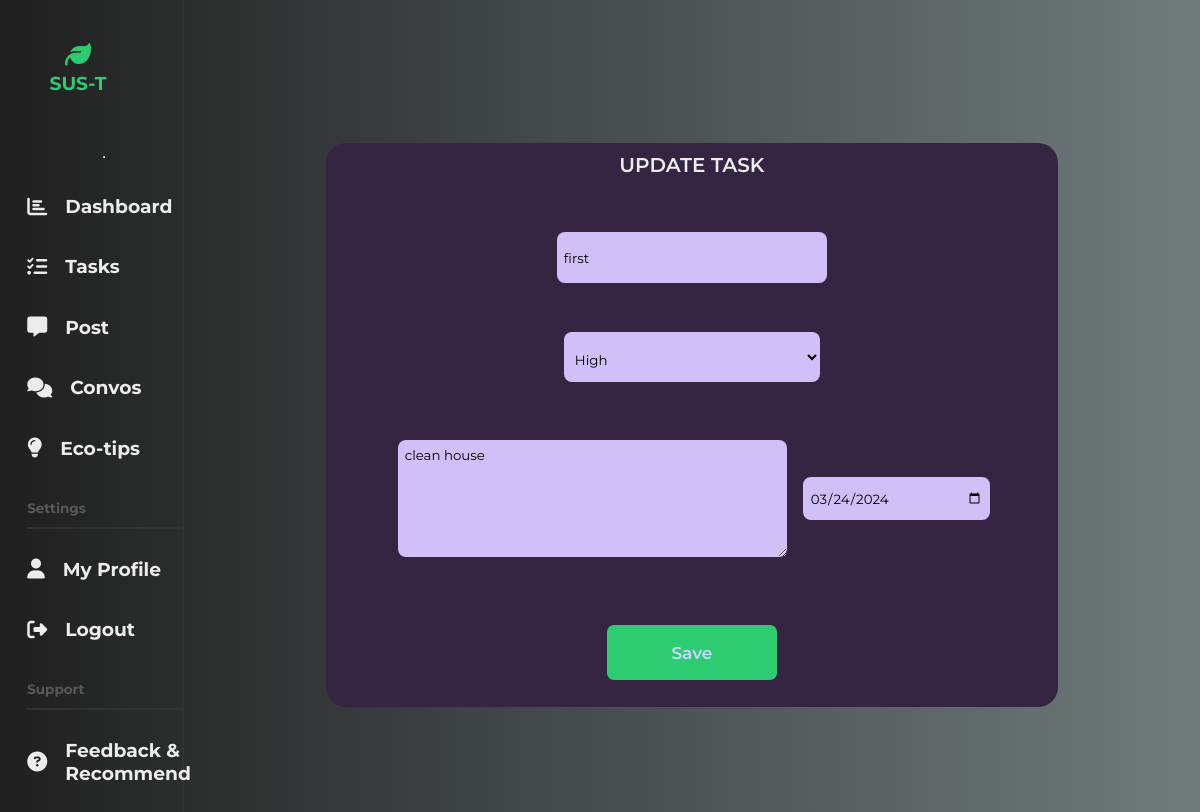
The app's page /tasks/1/update (signed in), older data.
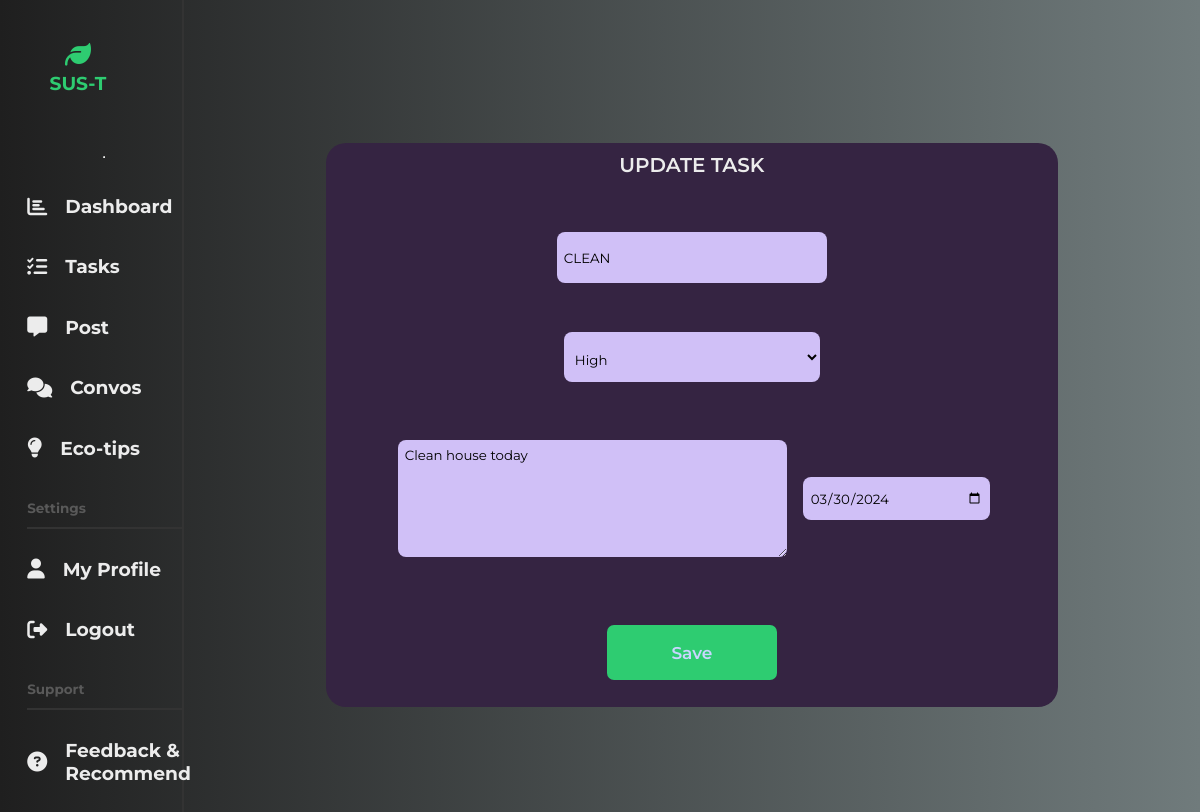
The same page, newer data.
### flaskapp/models.py (models this page shows, shortened)
class Task(db.Model):
    id = db.Column(db.Integer, primary_key=True)
    title = db.Column(db.String(30), nullable=False, default='Task')
    date_created = db.Column(
        db.DateTime, nullable=False, default=datetime.utcnow)
    priority = db.Column(db.String(30), nullable=False, default='Mid')
    todo = db.Column(db.Text, nullable=False)
    date_due = db.Column(db.String(20), nullable=False, default='No due date')
    user_id = db.Column(db.Integer, db.ForeignKey('user.id'), nullable=False)

### flaskapp/routes.py (the view)
@app.route("/tasks/<int:task_id>/update", methods=['GET', 'POST'])
@login_required
def update_task(task_id):
    task = Task.query.get_or_404(task_id)
    if task.creator != current_user:
        abort(403)
    form = TaskForm()
    if form.validate_on_submit():
        task.title = form.title.data
        task.todo = form.content.data
        task.date_due = form.date_due.data
        task.priority = form.priority.data
        db.session.commit()
        flash('Your Task has been updated!', 'success')
        return redirect(url_for('tasks'))
    elif request.method == 'GET':
        form.title.data = task.title
        form.content.data = task.todo
        string_format = task.date_due
        form.date_due.data = datetime.strptime(string_format, '%Y-%m-%d').date()
        form.priority.data = task.priority
    return render_template('update.html', form=form, task=task)

### flaskapp/forms.py
class TaskForm(FlaskForm):
    title = StringField('Title', validators=[DataRequired()], render_kw={
                        "placeholder": "Title"})
    content = TextAreaField('Content', render_kw={"placeholder": "Add Todo"})
    date_due = DateField('Due Date', validators=[DataRequired()])
    dropdown = [('high', 'High'), ('mid', 'Mid'), ('low', 'Low')]
    priority = SelectField('Priority', choices=dropdown,
                           render_kw={"placeholder": "Priority"})
    submit = SubmitField('Save')

### flaskapp/models.py (called while the page is built)
@login_manager.user_loader
def load_user(user_id):
    return User.query.get(int(user_id))

### flaskapp/Templates/update.html (shortened to what this page needs)
{% extends "layout.html" %}
{% block mainheader %}
<div class="updateTask">
      <form method="POST" action="" class="update-form">
        <fieldset>
          <legend>UPDATE TASK</legend>
          <div class="bigger">{{form.title(class="new-1") }}</div>
          <div class="bigger">
            {{ form.priority(class="new-2", id="prior") }}
          </div>
          <div class="bigger-2">
            {{ form.content(class="new") }} {{ form.date_due(class="new-3") }}
          </div>
        </fieldset>
        <div class="add-button">{{ form.submit(class="add") }}</div>
      </form>
    </div>
{% endblock mainheader %}

Row changes from the older to the newer data that the page shows:
changed Task "High": title "first" → "CLEAN"; date_due "03/24/2024" → "03/30/2024"
Text that changed along with them:
form field content: "clean house" → "Clean house today"
